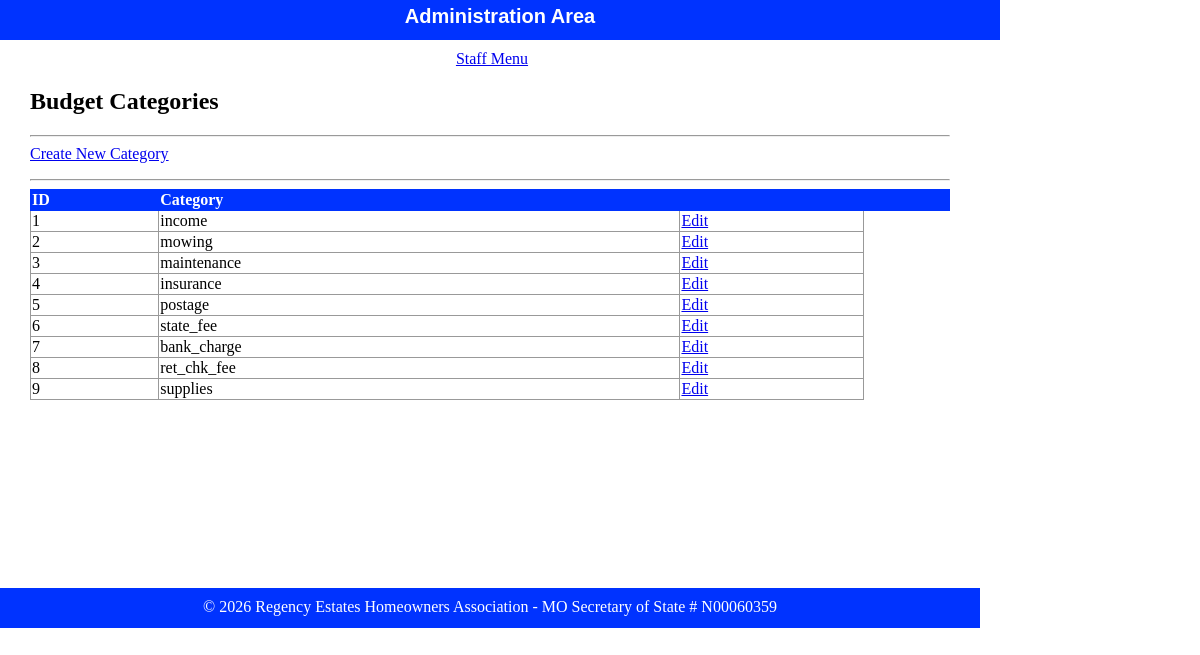
Page /html/public/staff/categories/index.php on the committed database.
### tables this page shows
CREATE TABLE `category` (
  `id` int(11) NOT NULL AUTO_INCREMENT,
  `name` varchar(30) DEFAULT NULL,
  `note` varchar(100) DEFAULT NULL,
  PRIMARY KEY (`id`)
);

### html/private/functions.php (called while the page is built, shortened)
<?php
function url_for($script_path)
{
    if ($script_path[0] != '/')
    {
        $script_path = "/" . $script_path;
    }
    return WWW_ROOT . $script_path;
}
function htmlsc($string = "")
{
    return htmlspecialchars($string);
}
?>

### html/private/query_functions.php (called while the page is built, shortened)
<?php
  function find_all_categories() {
    global $db;
    $sql = "SELECT * FROM category ";
    $result = mysqli_query($db, $sql);
    return $result;
  }
?>

### html/public/staff/categories/index.php (the view, shortened to what this page needs)
<?php $subject_set = find_all_categories(); ?>
<?php include(SHARED_PATH . '/header.php'); ?>
    <div id="content">
        <div id="regency-menu">
            <h2>Budget Categories</h2>
            <hr />
            <div class="actions">
                <a class="action" href="<?php echo url_for('/staff/categories/index.php'); ?>">Create New Category</a>
            </div>
            <hr />
            <table class="list">
                <tr>
                    <th>ID</th>
                    <th>Category</th>
                    <th>&nbsp</th>
                    <th>&nbsp</th>
                    <th>&nbsp</th>
                </tr>
                <?php while($subject = mysqli_fetch_assoc($subject_set)) { ?>
                    <tr>
                        <td><?php echo htmlsc($subject['id']); ?></td>
                        <td><?php echo htmlsc($subject['name']); ?></td>
                        <td><a class="action" href="<?php echo url_for('/staff/subjects/show.php?id=' . htmlsc(urlencode($subject['id']))); ?>">Edit</a></td>
                    </tr>
                <?php } ?>
            </table>
        </div>
    </div>
<?php include(SHARED_PATH . '/footer.php'); ?>

### html/public/stylesheets/staff.css (style rules this page uses)
html { height: 100%; width: 100%; }
body { height: 1000px; width: 100%; margin: 0; padding: 0; }
#content { width: 920px; min-height: 500px; padding: 0 30px; }
.actions { margin-bottom: 1em; }
table { border-collapse: collapse; vertical-align: top; }
table.list { width: 100%; }
table.list tr td { border: 1px solid #999999; }
table.list tr th { border: 1px solid #0033FF; background: #0033FF; color: white; text-align: left; }

### rows in the picture
category: id "1", name "income"
category: id "2", name "mowing"
category: id "3", name "maintenance"
category: id "4", name "insurance"
category: id "5", name "postage"
category: id "6", name "state_fee"
category: id "7", name "bank_charge"
category: id "8", name "ret_chk_fee"
category: id "9", name "supplies"
